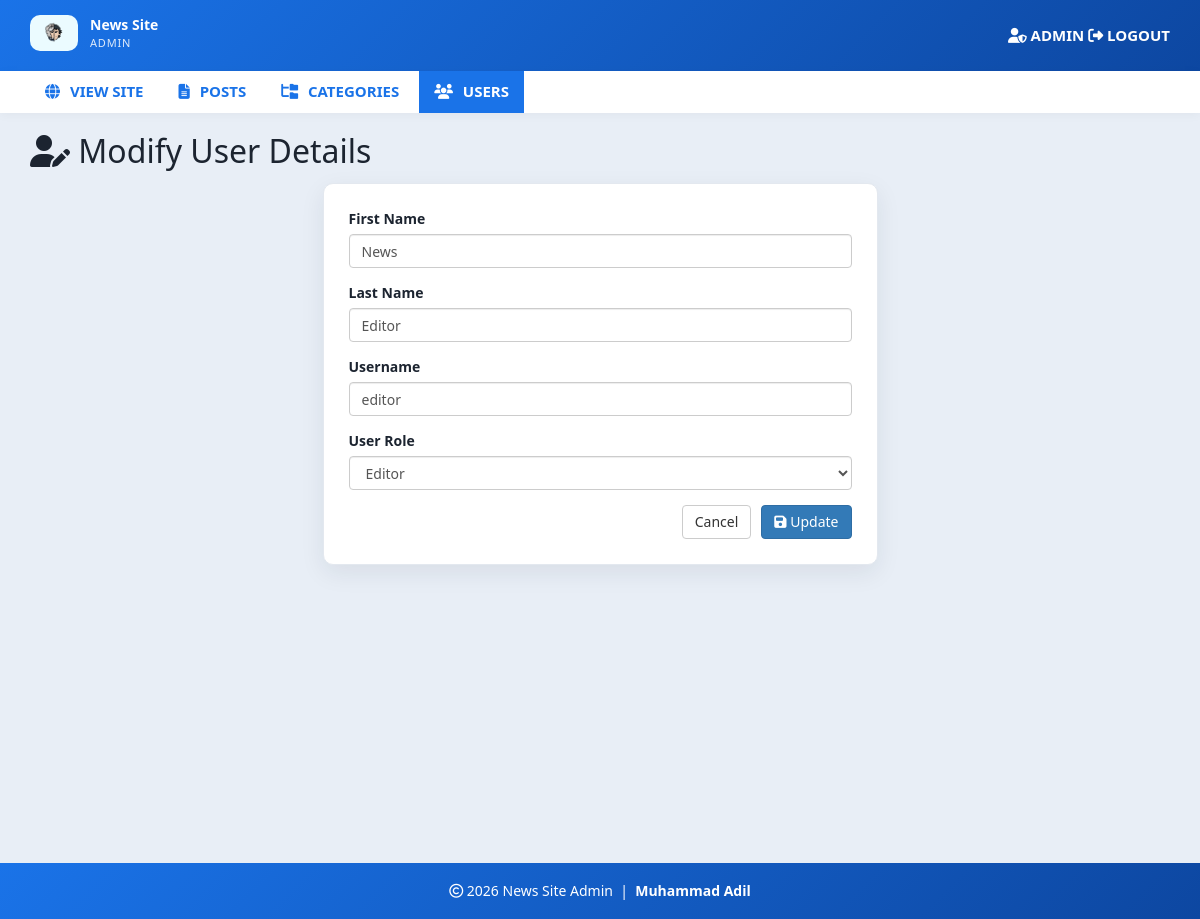
Screenshot of /admin/update-user.php?id=2 (signed in) with the database file from the repository.
### tables this page shows
CREATE TABLE `users` (
  `id` int(11) NOT NULL AUTO_INCREMENT,
  `first_name` varchar(30) NOT NULL,
  `last_name` varchar(30) NOT NULL,
  `username` varchar(30) DEFAULT NULL,
  `password` varchar(40) DEFAULT NULL,
  `role` int(11) NOT NULL COMMENT '1=Admin, 0=Normal',
  PRIMARY KEY (`id`)
);

### includes/helpers.php (called while the page is built, shortened)
<?php
function e($value)
{
    return htmlspecialchars((string) $value, ENT_QUOTES, 'UTF-8');
}

### admin/update-user.php (the view, shortened to what this page needs)
<?php
include "header.php";
include "config.php";
$id = isset($_GET['id']) ? (int) $_GET['id'] : (int) ($_POST['id'] ?? 0);
$result = mysqli_query($conn, "SELECT * FROM users WHERE id = {$id}") or die("query failed.");
$row = mysqli_fetch_assoc($result);
?>
  <div id="admin-content">
      <div class="container">
          <div class="row">
              <div class="col-md-12">
                  <h1 class="admin-heading"><i class="fa-solid fa-user-pen"></i> Modify User Details</h1>
              </div>
              <div class="col-md-offset-3 col-md-6">
                  <form class="admin-form" action="<?php echo e($_SERVER['PHP_SELF']); ?>?id=<?php echo (int) $row['id']; ?>" method="POST">
                      <div class="form-group">
                          <label>First Name</label>
                          <input type="text" name="first_name" class="form-control" value="<?php echo e($row['first_name']); ?>" required>
                      </div>
                      <div class="form-group">
                          <label>Last Name</label>
                          <input type="text" name="last_name" class="form-control" value="<?php echo e($row['last_name']); ?>" required>
                      </div>
                      <div class="form-group">
                          <label>Username</label>
                          <input type="text" name="username" class="form-control" value="<?php echo e($row['username']); ?>" required>
                      </div>
                      <div class="form-group">
                          <label>User Role</label>
                          <select class="form-control" name="role">
                          <?php if ((int) $row['role'] === 1) { ?>
                            <option value="0">Editor</option>
                            <option value="1" selected>Admin</option>
                          <?php } else { ?>
                            <option value="0" selected>Editor</option>
                          <?php } ?>
                          </select>
                      </div>
                      <div class="form-actions">
                          <a href="users.php" class="btn btn-default">Cancel</a>
                          <button type="submit" name="submit" class="btn btn-primary"><i class="fa-solid fa-floppy-disk"></i> Update</button>
                      </div>
                  </form>
              </div>
          </div>
      </div>
  </div>
<?php include "footer.php"; ?>

### css/style.css (style rules this page uses)
:root { --brand: #1a73e8; --brand-dark: #0d47a1; --ink: #1c2430; --muted: #5f6b7a; --line: #e3e8ef; --surface: #ffffff; --page: #eef2f7; --shadow: 0 8px 24px rgba(28, 36, 48, 0.08); }
body { background: var(--page); background-image: radial-gradient(circle at top left, rgba(26, 115, 232, 0.08), transparent 32%), linear-gradient(180deg, #f7f9fc 0%, var(--page) 40%); font-family: "Segoe UI", "Helvetica Neue", Arial, sans-serif; color: var(--ink); }
a, a:hover, a:focus { text-decoration: none; outline: none; }
#admin-content { padding: 20px 0; min-height: 750px; }
#admin-content .admin-heading { font-size: 32px; margin: 0 0 15px; }
form { background: var(--surface); padding: 25px; box-shadow: var(--shadow); border-radius: 10px; border: 1px solid var(--line); }
i.fa, i.fa-solid, i.fa-regular { color: inherit; }
.admin-body { background: #e8eef6; }
.form-actions { display: flex; gap: 10px; justify-content: flex-end; margin-top: 10px; }

### rows the page displays
users: first_name "News", last_name "Editor", username "editor", role "Editor"

### other values shown
$_SESSION["username"] "ADMIN"
